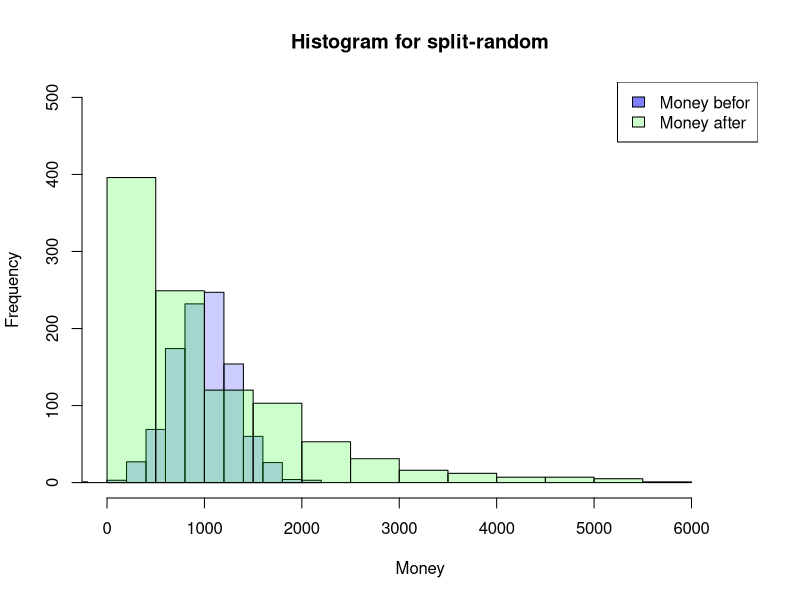
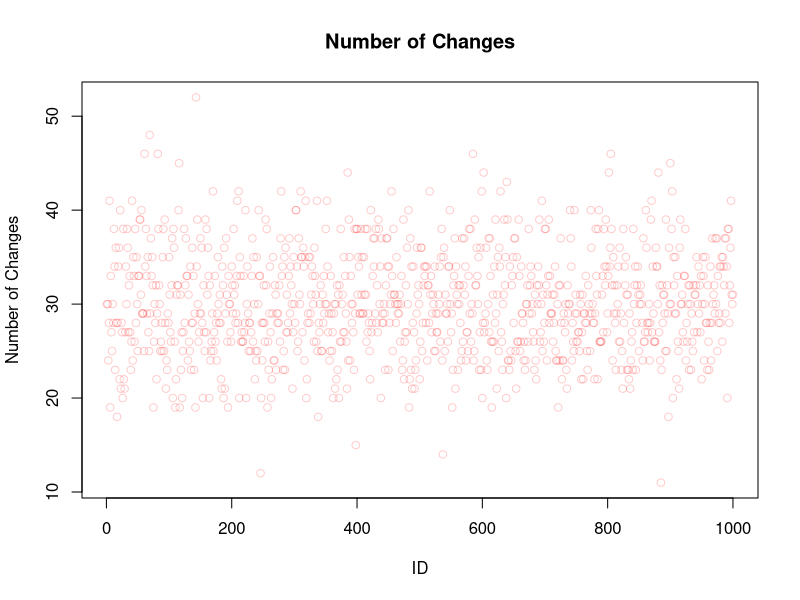
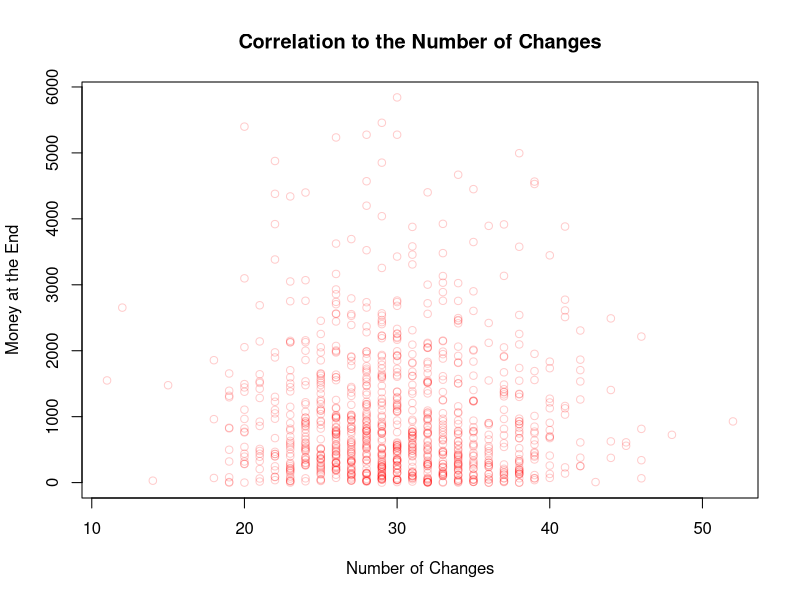
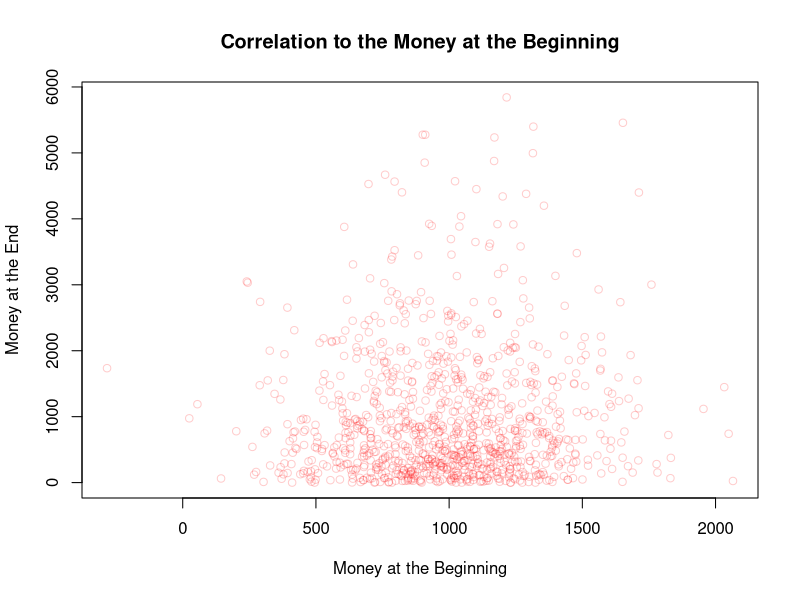
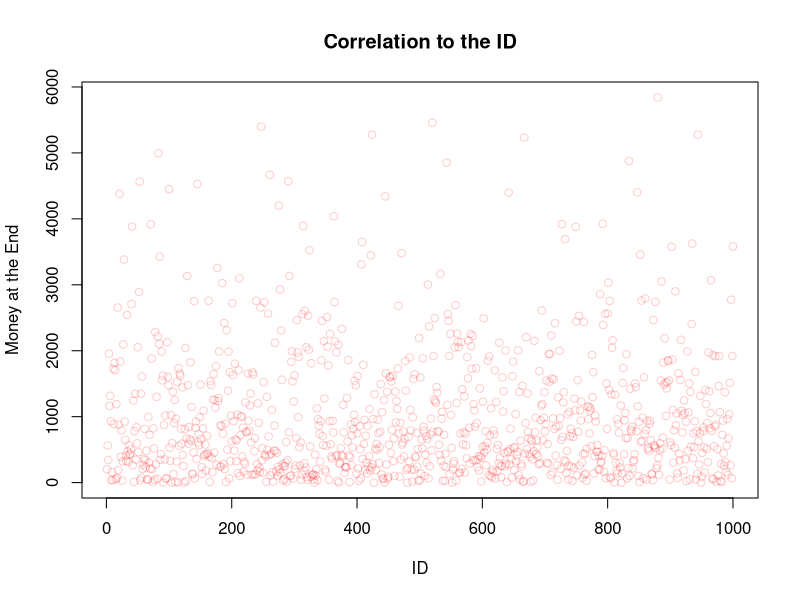
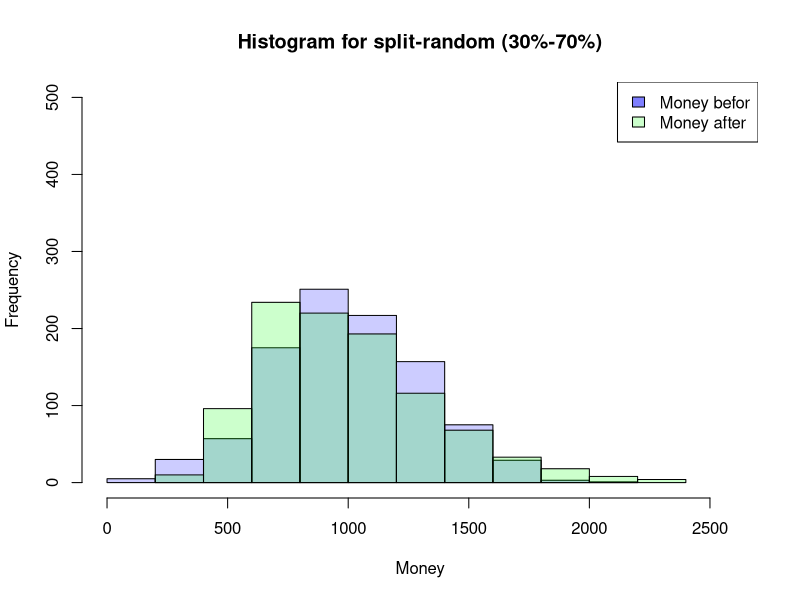
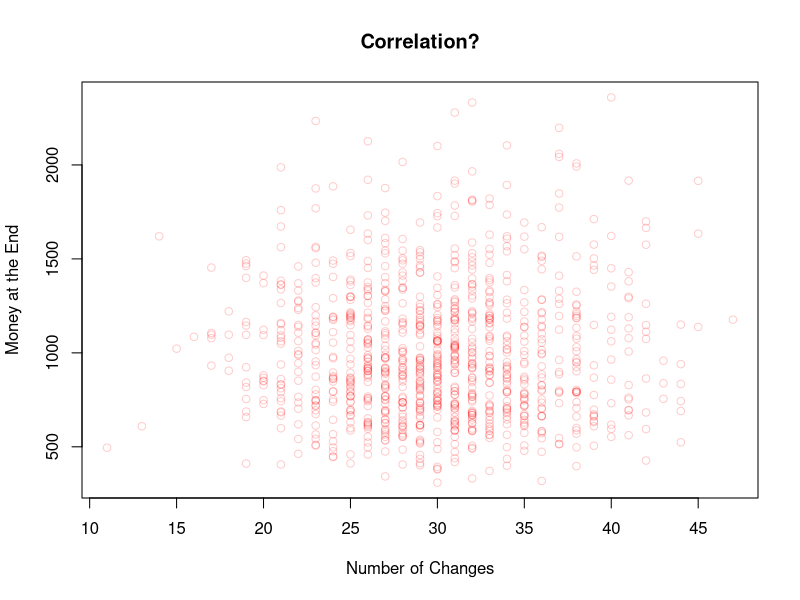
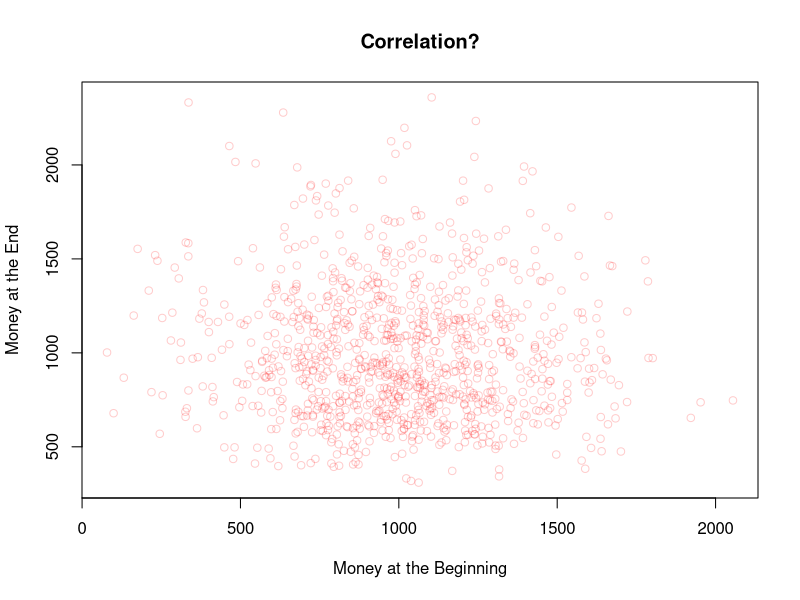

Generate these figures, in order, with R:
n <- 20

SplitHalve <- function(nAgent,maxExchange,Money_mean=1000,Money_sd=300) {
  df <- data.frame(ID=seq(1,nAgent),
                   nE=0,
                   Ms=rnorm(nAgent, mean = Money_mean, sd = Money_sd),
                   MT=0,Me=0)
  df$Me <- df$Ms
  iE <- 1
  while (iE <= maxExchange) {
    df$MT <- df$Me
    rdf <- sample(df[df$nE < iE,"ID"], size=2)
    df[(df$ID == rdf[1] | df$ID == rdf[2]),"nE"] <-
      df[(df$ID == rdf[1] | df$ID == rdf[2]),"nE"]+1
    df[(df$ID == rdf[1] | df$ID == rdf[2]),"Me"] <-
      sum(df[(df$ID == rdf[1] | df$ID == rdf[2]),"MT"])/2
    if (NROW(df[df$nE < iE,"ID"]) < 2) {
      iE <- iE+1
      }
  }
  return(df)
}

df <- SplitHalve(1000,30)
sum(df$nE)

SplitHalve2 <- function(nAgent,maxExchange,Money_mean=1000,Money_sd=300) {
  df <- data.frame(ID=seq(1,nAgent),
                   nE=0,
                   Ms=rnorm(nAgent, mean = Money_mean, sd = Money_sd),
                   MT=0,Me=0)
  df$Me <- df$Ms
  iE <- 1
  while (iE <= maxExchange) {
    df$MT <- df$Me
    rdf <- sample(df$ID, size=2)
    df[(df$ID == rdf[1] | df$ID == rdf[2]),"nE"] <-
      df[(df$ID == rdf[1] | df$ID == rdf[2]),"nE"]+1
    df[(df$ID == rdf[1] | df$ID == rdf[2]),"Me"] <-
      sum(df[(df$ID == rdf[1] | df$ID == rdf[2]),"MT"])/2
    iE <- iE+1
  }
  return(df)
}

df <- SplitHalve2(1000,15000)

SplitRandom <- function(nAgent,maxExchange,Money_mean=1000,Money_sd=300) {
  df <- data.frame(ID=seq(1,nAgent),
                   nE=0,
                   Ms=rnorm(nAgent, mean = Money_mean, sd = Money_sd),
                   MT=0,Me=0)
  df$Me <- df$Ms
  iE <- 1
  while (iE <= maxExchange) {
    df$MT <- df$Me
    rdf <- sample(df$ID, size=2)
    rds <- sample(0:100, size=1)/100
    df[(df$ID == rdf[1] | df$ID == rdf[2]),"nE"] <-
      df[(df$ID == rdf[1] | df$ID == rdf[2]),"nE"]+1
    df[(df$ID == rdf[1] | df$ID == rdf[2]),"Me"] <-
      sum(df[(df$ID == rdf[1] | df$ID == rdf[2]),"MT"])*c(rds,1-rds)
    iE <- iE+1
  }
  return(df)
}

sample ( 0:100 , 1 )/100
30*c(0.2,0.8)

df <- SplitRandom(1000,15000)

summary(df)
hist(df$Ms, xlab="Money",main="Histogram for split-random",
     col=rgb(0,0,1,0.2),
     xlim=c(0,max(c(df$Me,df$Ms)))*1.1,ylim=c(0,nrow(df)/2))
hist(df$Me, col=rgb(0,1,0,0.2),
     add=TRUE)
legend('topright', c('Money befor', 'Money after'),
       fill=c(rgb(0,0,1,0.5), rgb(0,1,0,0.2)))

plot(df$ID,df$nE,main="Number of Changes",
     xlab="ID",ylab="Number of Changes",
     col=rgb(1,0,0,0.2))


plot(df$nE,df$Me,main="Correlation to the Number of Changes",
     xlab="Number of Changes",ylab="Money at the End",
     col=rgb(1,0,0,0.2))

plot(df$Ms,df$Me,main="Correlation to the Money at the Beginning",
     xlab="Money at the Beginning",ylab="Money at the End",
     col=rgb(1,0,0,0.2))

plot(df$ID,df$Me,main="Correlation to the ID",
     xlab="ID",ylab="Money at the End",
     col=rgb(1,0,0,0.2))

SplitRandom2 <- function(nAgent,maxExchange,Money_mean=1000,Money_sd=300) {
  df <- data.frame(ID=seq(1,nAgent),
                   nE=0,
                   Ms=rnorm(nAgent, mean = Money_mean, sd = Money_sd),
                   MT=0,Me=0)
  df$Me <- df$Ms
  iE <- 1
  while (iE <= maxExchange) {
    df$MT <- df$Me
    rdf <- sample(df$ID, size=2)
    rds <- sample(30:70, size=1)/100
    df[(df$ID == rdf[1] | df$ID == rdf[2]),"nE"] <-
      df[(df$ID == rdf[1] | df$ID == rdf[2]),"nE"]+1
    df[(df$ID == rdf[1] | df$ID == rdf[2]),"Me"] <-
      sum(df[(df$ID == rdf[1] | df$ID == rdf[2]),"MT"])*c(rds,1-rds)
    iE <- iE+1
  }
  return(df)
}

df <- SplitRandom2(1000,15000)

summary(df)
hist(df$Ms, xlab="Money",main="Histogram for split-random (30%-70%)",
     col=rgb(0,0,1,0.2),
     xlim=c(0,max(c(df$Me,df$Ms)))*1.1,ylim=c(0,nrow(df)/2))
hist(df$Me, col=rgb(0,1,0,0.2),
     add=TRUE)
legend('topright', c('Money befor', 'Money after'),
       fill=c(rgb(0,0,1,0.5), rgb(0,1,0,0.2)))


plot(df$nE,df$Me,main="Correlation?",
     xlab="Number of Changes",ylab="Money at the End",
     col=rgb(1,0,0,0.2))

plot(df$Ms,df$Me,main="Correlation?",
     xlab="Money at the Beginning",ylab="Money at the End",
     col=rgb(1,0,0,0.2))

plot(df$ID,df$Me,main="Correlation?",
     xlab="ID",ylab="Money at the End",
     col=rgb(1,0,0,0.2))

SplitRandomR <- function(nAgent,maxExchange,Money_mean=1000,Money_sd=300) {
  df <- data.frame(ID=seq(1,nAgent),
                   nE=0,
                   Ms=rnorm(nAgent, mean = Money_mean, sd = Money_sd),
                   MT=0,Me=0)
  df$Me <- df$Ms
  iE <- 1
  while (iE <= maxExchange) {
    df$MT <- df$Me
    rdf <- sample(df[df$nE < iE,"ID"], size=2)
    rds <- sample(0:100, size=1)/100
    df[(df$ID == rdf[1] | df$ID == rdf[2]),"nE"] <-
      df[(df$ID == rdf[1] | df$ID == rdf[2]),"nE"]+1
    df[(df$ID == rdf[1] | df$ID == rdf[2]),"Me"] <-
      sum(df[(df$ID == rdf[1] | df$ID == rdf[2]),"MT"])*c(rds,1-rds)
    if (NROW(df[df$nE < iE,"ID"]) < 2) {
      iE <- iE+1
    }
  }
  return(df)
}

df <- SplitRandomR(1000,30)

summary(df)
hist(df$Ms, xlab="Money",main="Histogram for split-random Restricted",
     col=rgb(0,0,1,0.2),
     xlim=c(0,max(c(df$Me,df$Ms)))*1.1,ylim=c(0,nrow(df)/2))
hist(df$Me, col=rgb(0,1,0,0.2),
     add=TRUE)
legend('topright', c('Money befor', 'Money after'),
       fill=c(rgb(0,0,1,0.5), rgb(0,1,0,0.2)))

plot(df$ID,df$nE,main="Number of Changes",
     xlab="ID",ylab="Number of Changes",
     col=rgb(1,0,0,0.2))
